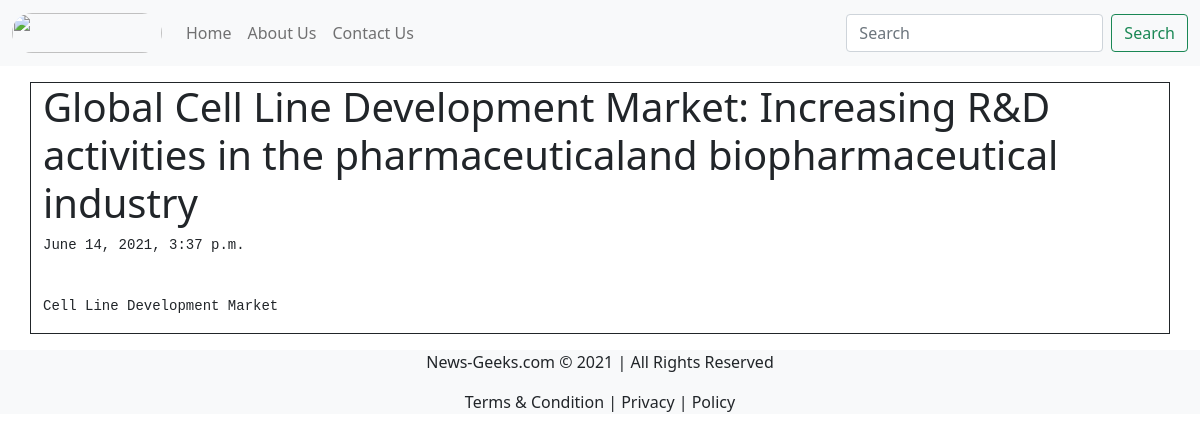
/blog/Cell-Line-Development-Market, run on the app's committed database.
### blog/models.py (models this page shows, shortened)
class Post(models.Model):
    sno = models.AutoField(primary_key=True)
    title = models.CharField(max_length=300)
    category = models.CharField(max_length=200)
    slug = models.CharField(max_length=100)
    keyword = models.CharField(max_length=200)
    content = tinymce_models.HTMLField(max_length=5000)
    timestamp = models.DateTimeField(blank=True)

### blog/views.py (the view)
# urls.py: path('<str:slug>', views.blogPost, name="blogPost"),
def blogPost(request, slug):
    allPost = Post.objects.filter(slug=slug).first()
    context = {'allPost': allPost}
    return render(request, "blog/blogPost.html", context)

### templates/blog/blogPost.html (shortened to what this page needs)
{% extends 'base.html' %}
{% block body %}
<div class="container my-3 border border-dark text-left">
<h1>{{allPost.title}}</h1>
<pre>{{allPost.timestamp}}</pre> &nbsp; <pre>{{allPost.keyword}}</pre>
</div>
{% endblock %}

### data on the page
Post: title "Global Cell Line Development Market: Increasing R&D activities in the pharmaceuticaland biopharmaceutical industry", timestamp "June 14, 2021, 3:37 p.m.", keyword "Cell Line Development Market"
